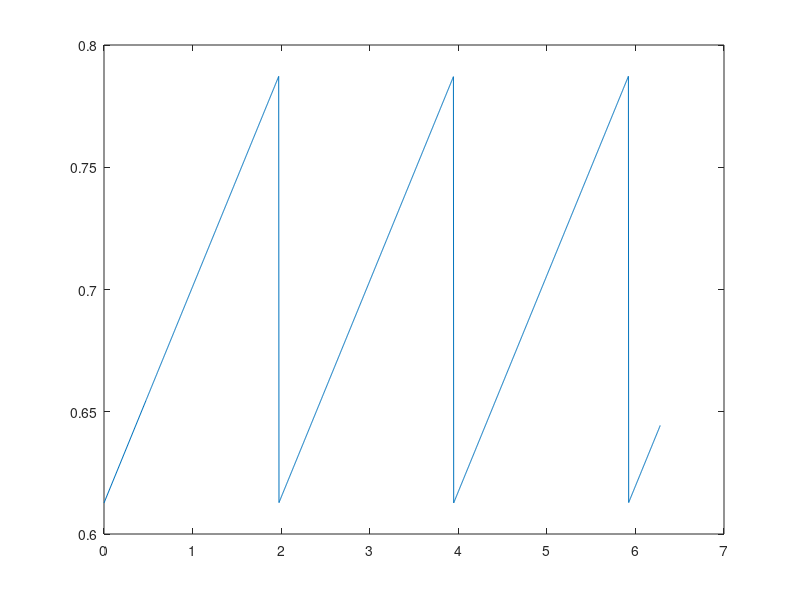
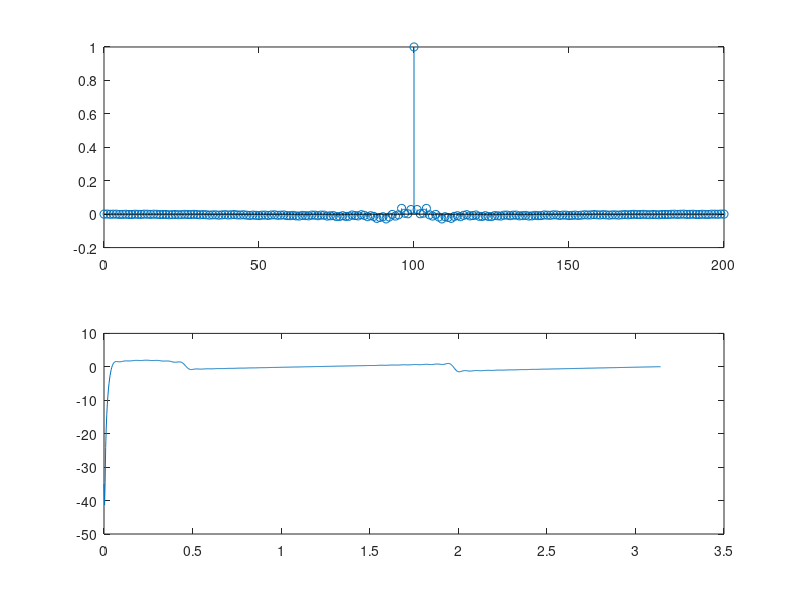
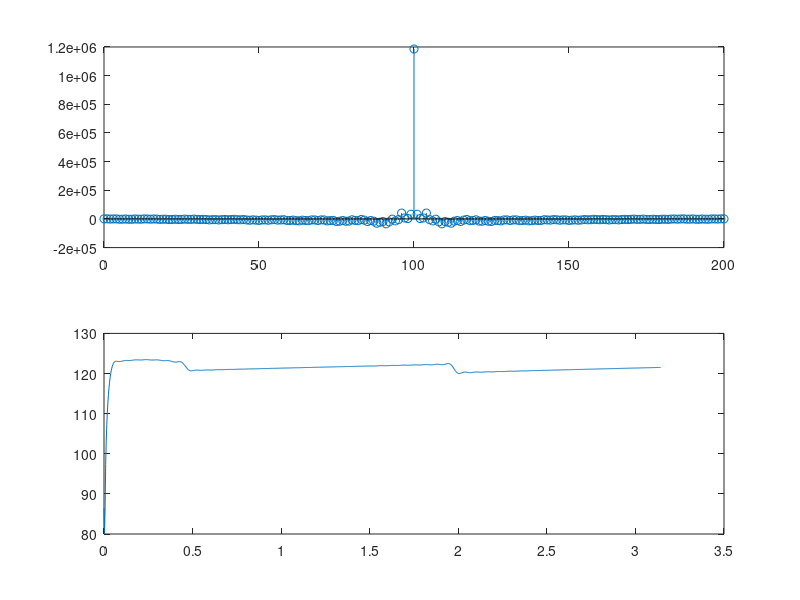

The MATLAB script that drew these images, in order: (Note: this script raises an error after producing the figures.)
%% DSP Homework 7
T = 1/20000;
Omegap = 2*pi*160*T;    Omegas = 2*pi*20*T; 
Lh = 201; 
K = 10*Lh; 
k = (0:K-1);
Omegak = k*2*pi/K;

% OmegaPC = 2*pi*1500*T;   OmegaPR = 2*pi*3000*T;
% parablength = Omegak.*(Omegak>=0 & Omegak<=OmegaPR);
OmegaPC = 2*pi*750*T;   OmegaPR = 2*pi*1500*T;
parablength = Omegak.*(Omegak>=Omegap & Omegak<=OmegaPR);

sawPer = 1000*2*pi/20000;
xsawPer= Omegak.*(Omegak > OmegaPR);

sinfn = (.7943-.707)*sawtooth(1/sawPer*xsawPer) + .7;
% sinfn = ((xsinPer - OmegaPC).^2).*sawtooth(1/sinPer*xsinPer) + .7943;
plot(xsawPer, sinfn);


figure;
xsauce = [0 OmegaPC OmegaPR]; ysauce = [.7943 .8915 .7943]; psauce = polyfit(xsauce,ysauce,2);
xu=linspace(0,OmegaPR,10);
parabola = [polyval(psauce,parablength)];
plot(parablength, parabola)

% Q = 20.0*(Omegak>=Omegas) + 1.0*(Omegak>=0 & Omegak < 1) + ...
%     10.0*(Omegak>=1 & Omegak < 1.5) + 1*(Omegak>=1.5 & Omegak < Omegap);
Q = 20.0*(Omegak<=Omegas) + 1.0*(Omegak>=Omegap & Omegak < OmegaPR) + ...
    10.0*(Omegak>=OmegaPR & Omegak < 1.5) + 1*(Omegak>=1.5 & Omegak < pi);
Q(fix(K/2)+2:end) = Q(round(K/2):-1:2);

% Hd = (1.*(Omegak < Omegap) + 0.*(Omegak > Omegap)).*exp(-1j*k*pi*(Lh-1)/K);
Hd = (0.*(Omegak<Omegap) + parabola.*(Omegak>=Omegap & Omegak<=OmegaPR) ...
     + sinfn.*(Omegak >= OmegaPR)).*exp(-1j*k*pi*(Lh-1)/K);
Hd(fix(K/2)+2:end) = conj(Hd(round(K/2):-1:2));
l = (0:Lh-1)'; a = exp(1j*l*Omegak)*Q.'/K; b = exp(1j*l*Omegak)*(Hd.*Q/K).';
a = real(a); b = real(b);
A = toeplitz(a); h = (A\b);
h = 1/max(h)*h;
n = (0:Lh-1)'; 
subplot(211); 
stem(n,h);
Omega = linspace(0,pi,1001); 
H = polyval(h,exp(1j*Omega)).*exp(-1j*(Lh-1)*Omega);
subplot(212); 
plot(Omega,20*log10(abs(H)))
deltap = 2*max(abs(abs(H(Omega>=Omegap))-1))
deltas = max(abs(H(Omega<=Omegas)))

figure;
plot(Q);

Morder = length(h);
[hMax,hMaxIndex] = max(h)
scale = (2^(16-1)-50)/h(hMaxIndex-1)
% scale = (2^15)/(abs(sum(h)));                                      %Q notation
hInt = floor(h*(scale));

subplot(211); 
stem(n,hInt);
Omega = linspace(0,pi,1001); 
H = polyval(hInt,exp(1j*Omega)).*exp(-1j*(Lh-1)*Omega);
subplot(212); 
plot(Omega,20*log10(abs(H)))
deltap = 2*max(abs(abs(H(Omega>=Omegap))-1))
deltas = max(abs(H(Omega<=Omegas)))

        fid = fopen('K22_Project_Framework/coef.h','w');
        fprintf(fid,'#define Korder %i \n',uint8(Morder));
        fprintf(fid,'int h[Korder] = { \n');
        for Korder = 1:Morder-1
            fprintf(fid,'%i,\n', hInt(Korder));
        end
        fprintf(fid,'%i }; \n', hInt(Korder));
        fclose(fid);

save('bpg.mat','hInt');
